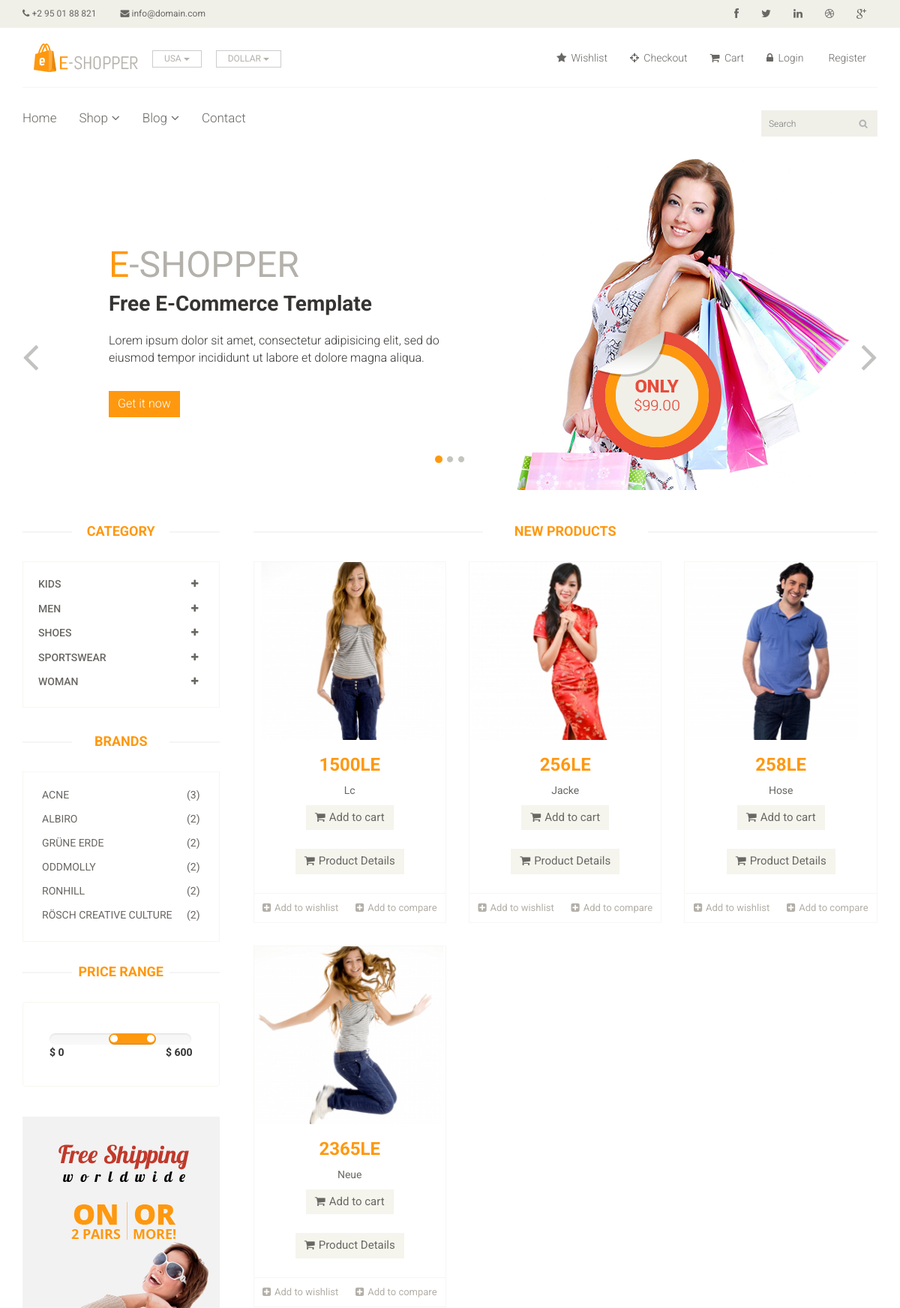
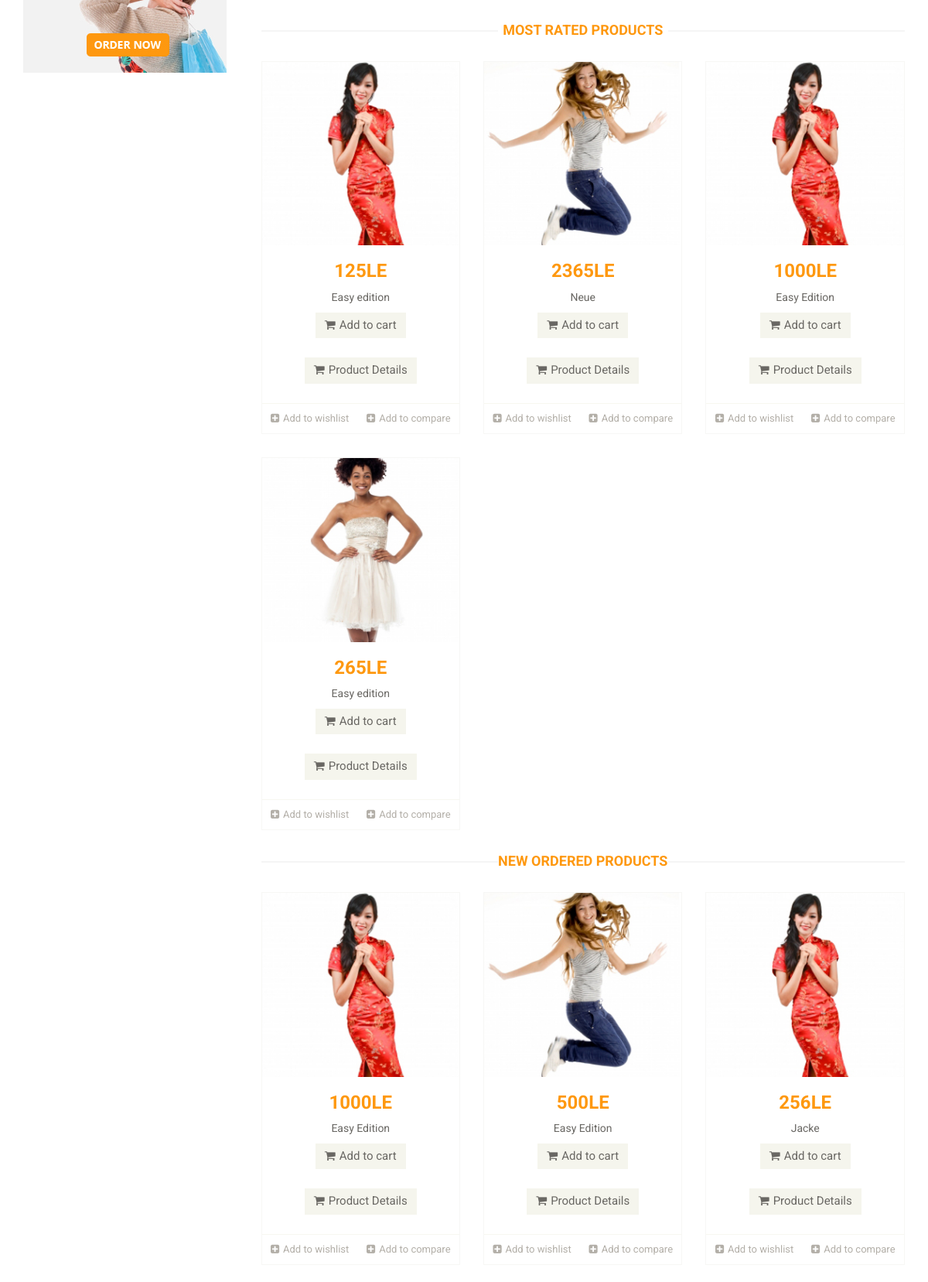
The page /views/index.php (upper part) on the database its author committed (2 pictures, top to bottom).
### tables this page shows
CREATE TABLE `categories` (
  `id` int(10) UNSIGNED NOT NULL,
  `name_en` varchar(50) NOT NULL,
  `name_ar` varchar(50) NOT NULL,
  `image` varchar(255) NOT NULL DEFAULT 'default.jpg',
  `status` tinyint(1) DEFAULT 0 COMMENT '0 is not active 1 activated',
  `created_at` timestamp NOT NULL DEFAULT current_timestamp(),
  `updated_at` timestamp NOT NULL DEFAULT current_timestamp() ON UPDATE current_timestamp()
);

CREATE TABLE `brands` (
  `id` int(10) UNSIGNED NOT NULL,
  `name_en` varchar(50) NOT NULL,
  `name_ar` varchar(50) DEFAULT NULL,
  `image` varchar(255) NOT NULL DEFAULT 'default.jpg',
  `status` tinyint(1) DEFAULT 1 COMMENT '0 is not available 1 exsts',
  `created_at` timestamp NOT NULL DEFAULT current_timestamp(),
  `updated_at` timestamp NOT NULL DEFAULT current_timestamp() ON UPDATE current_timestamp()
);

CREATE TABLE `products` (
  `id` int(10) UNSIGNED NOT NULL,
  `brand_id` int(10) UNSIGNED NOT NULL,
  `subcategory_id` int(10) UNSIGNED NOT NULL,
  `name_en` varchar(255) NOT NULL,
  `name_ar` varchar(255) NOT NULL,
  `cond` enum('new','ordinary') NOT NULL DEFAULT 'new',
  `price` decimal(10,0) NOT NULL,
  `amount` int(5) NOT NULL,
  `code` varchar(10) DEFAULT NULL,
  `view` int(10) NOT NULL DEFAULT 0,
  `image` varchar(100) NOT NULL DEFAULT 'deafult.jpg',
  `status` tinyint(1) NOT NULL DEFAULT 0 COMMENT '''0'' not available, ''1'' exists',
  `details_en` varchar(100) DEFAULT NULL,
  `details_ar` varchar(100) DEFAULT NULL,
  `created_at` timestamp NOT NULL DEFAULT current_timestamp(),
  `updated_at` timestamp NOT NULL DEFAULT current_timestamp() ON UPDATE current_timestamp()
);

### app/models/db/database.php (called while the page is built, shortened)
<?php
class database{
    private $dbname='e-commerce';
    private $hostname='localhost';
    private $user='root';
    private $password='';
    private $connect;
    function __construct(){
        $this->connect=new mysqli($this->hostname,$this->user,$this->password,$this->dbname);
    }
    public function runDQL($query){
        $res=$this->connect->query($query);
        if($res->num_rows >0)
        return $res;
        else return [];
    }
}
?>

### app/models/Category.php (called while the page is built, shortened)
<?php
include_once "db/database.php";
class Category extends database implements operations{
     public function select(){
        $query="select `id`,`name_en` from `categories` order by `name_en`";
        return ($this->runDQL($query));
     }
}
?>

### app/controllers/indexClass.php (called while the page is built, shortened)
<?php
include_once __DIR__."/../models/Product.php";
include_once __DIR__."/../models/Category.php";
class index extends sess{
    public static function  getCategories(){
        $category=new Category;
        $AllCategories=$category->select();
    }
    public static function getNewProducts(){
        $product=new Product;
        $products=$product->getRecent();
        if($products){
            return ($products->fetch_all(MYSQLI_ASSOC));
        }
        else return [];
    }
    public static function getMostRatedProducts(){
        $product=new Product;
        $products=$product->getRated();
        if($products){
            return ($products->fetch_all(MYSQLI_ASSOC));
        }
        else return [];
    }
    public static function getMostOrderedProducts(){
        $product=new Product;
        $products=$product->getOrdered();
        if($products){
            return ($products->fetch_all(MYSQLI_ASSOC));
        }
        else return [];
    }
}
?>

### app/controllers/ShopClass.php (called while the page is built, shortened)
<?php
include_once __DIR__."/../models/Category.php";
include_once __DIR__."/../models/Brand.php";
include_once __DIR__."/../models/Product.php";
class Shop extends sess {
        public static function getBrand(){
            $brand=new brand;
            $Allbrands=$brand->select();
            if($Allbrands){
               return ($Allbrands->fetch_all(MYSQLI_ASSOC));
            }
            else{
                return [] ;
            }
    }
}
?>

### app/models/Brand.php (called while the page is built, shortened)
<?php
include_once "db/database.php";
class Brand extends database implements operations{
     public function select(){
        $query="select count(`products`.`id`) AS `product_count`,
        `brands`.`name_en` AS `brand_name`,
        `brands`.`id` AS `brand_id`
        from `products` join `brands`
        on `products`.`brand_id` = `brands`.`id`
        group by  `brand_id`
        order by `brand_name`";
        return ($this->runDQL($query));
     }
}
?>

### app/models/Product.php (called while the page is built, shortened)
<?php
include_once "db/database.php";
class Product extends database implements operations{
    public function getRecent(){
        $query="SELECT * FROM `products` ORDER BY `products`.`created_at` DESC,`products`.`id` DESC LIMIT 4";
        return ($this->runDQL($query));
    }
    public function getRated(){
        $query="select `products`.`id` as `product_id`,
        `products`.`image`,
        `products`.`price`,
        `products`.`name_en`,
        count(`products`.`id`)as reviews_count,round(AVG(`reviews`.`value`))as reviews_value
        from `products`
        join `reviews` on
        `reviews`.`product_id`=`products`.`id`
        group by `products`.`id` order by reviews_count DESC,reviews_value DESC limit 4 ";
        return ($this->runDQL($query));
    }
    public function getOrdered(){
        $query="select `products`.`id` as product_id,`products`.`image`,`products`.`price` ,`products`.`name_en` ,COUNT(`products`.`id`) as order_count
        from `products` join `orders_products`
        on `orders_products`.`product_id`= `products`.`id`
        group by `products`.`id`
        order by order_count DESC,`products`.`id` Desc
        limit 4";
        return ($this->runDQL($query));
    }
}
?>

### views/index.php (the view, shortened to what this page needs)
<?php
include_once "layouts/header.php";
include_once "layouts/nav.php";
include_once "../app/controllers/ShopClass.php";
include_once "../app/controllers/indexClass.php";
?>
	<section id="slider">
		<div class="container">
			<div class="row">
				<div class="col-sm-12">
					<div id="slider-carousel" class="carousel slide" data-ride="carousel">
						<ol class="carousel-indicators">
							<li data-target="#slider-carousel" data-slide-to="0" class="active"></li>
							<li data-target="#slider-carousel" data-slide-to="1"></li>
							<li data-target="#slider-carousel" data-slide-to="2"></li>
						</ol>
						<div class="carousel-inner">
							<div class="item active">
								<div class="col-sm-6">
									<h1><span>E</span>-SHOPPER</h1>
									<h2>Free E-Commerce Template</h2>
									<p>Lorem ipsum dolor sit amet, consectetur adipisicing elit, sed do eiusmod tempor incididunt ut labore et dolore magna aliqua. </p>
									<button type="button" class="btn btn-default get">Get it now</button>
								</div>
								<div class="col-sm-6">
									<img src="../assests/images/home/girl1.jpg" class="girl img-responsive" alt="" />
									<img src="../assests/images/home/pricing.png"  class="pricing" alt="" />
								</div>
							</div>
						<a href="#slider-carousel" class="left control-carousel hidden-xs" data-slide="prev">
							<i class="fa fa-angle-left"></i>
						</a>
						<a href="#slider-carousel" class="right control-carousel hidden-xs" data-slide="next">
							<i class="fa fa-angle-right"></i>
						</a>
					</div>
				</div>
			</div>
		</div>
	</section>
	<section>
		<div class="container">
			<div class="row">
				<div class="col-sm-3">
				<div class="left-sidebar">
					<h2>Category</h2>
					<div class="panel-group category-products" id="accordian">
						<?php
						index::getCategories();
						if (isset($_SESSION['categories'])) {
							foreach ($_SESSION['categories'] as $key => $category) {
								?>
								<div class="panel panel-default">
									<div class="panel-heading">
										<h4 class="panel-title">
											<a data-toggle="collapse" data-parent="#accordian" href="#<?= $category['name_en'] ?>">
												<span class="badge pull-right"><i class="fa fa-plus"></i></span>
												<?= $category['name_en'] ?>
											</a>
										</h4>
									</div>
								</div>
							<?php  }
							}
								?>
					</div>
					<div class="brands_products">
						<h2>Brands</h2>
						<div class="brands-name">
							<ul class="nav nav-pills nav-stacked">
								<?php
								 $brands=Shop::getBrand();
								 if($brands){
									 foreach($brands as $key=>$brand){
										 ?>
								<li><a href="../routes/route.php?brand=<?=$brand['brand_id']?>"> <span class="pull-right">(<?=$brand['product_count']?>)</span><?=$brand['brand_name']?></a></li>
								 <?php } }
								 else {
								?>
								<li><a href=""> <span class="pull-right"></span>No Brands</a></li>
								<?php
								 }?>
							</ul>
						</div>
					</div>
					<div class="price-range">
						<h2>Price Range</h2>
						<div class="well">
							<input type="text" class="span2" value="" data-slider-min="0" data-slider-max="600" data-slider-step="5" data-slider-value="[250,450]" id="sl2"><br />
							<b>$ 0</b> <b class="pull-right">$ 600</b>
						</div>
					</div>
					<div class="shipping text-center">
						<img src="../assests/images/home/shipping.jpg" alt="" />
					</div>
				</div>
				</div>
				<div class="col-sm-9 padding-right">
					<div class="features_items">
						<h2 class="title text-center">New Products</h2>
						<?php
								$products=index:: getNewProducts();
					if($products){
						foreach($products as $key=>$product){
							?>
							<div class="col-sm-4">
						<div class="product-image-wrapper">
							<div class="single-products">
								<div class="productinfo text-center">
									<img src="../assests/images/shop/<?=$product['image']?>" alt=""/>
									<h2><?=$product['price']?>LE</h2>
									<p><?=$product['name_en']?></p>
									<a href="../routes/route.php?productId=<?=$product['id']?>/&user_id=<?=$_SESSION['user']->id?>" class="btn btn-default add-to-cart"><i class="fa fa-shopping-cart"></i>Add to cart</a>
									<a href="../routes/route.php?product_id=<?=$product['id']?>" class="btn btn-default add-to-cart"><i class="fa fa-shopping-cart"></i>Product Details</a>
								</div>
							</div>
							<div class="choose">
								<ul class="nav nav-pills nav-justified">
								<li><a href="../routes/route.php?wish=true&productId=<?=$product['id']?>/&user_id=<?=$_SESSION['user']->id?>"><i class="fa fa-plus-square"></i>Add to wishlist</a></li>
									<li><a href=""><i class="fa fa-plus-square"></i>Add to compare</a></li>
								</ul>
							</div>
						</div>
					</div>
							<?php
						}
					}
					else{
						?>
						<div class='text-center alert alert-info mb-3'>No Products</div>
						<?php
					}
					?>
					</div>
					<div class="features_items">
						<h2 class="title text-center">Most Rated Products</h2>
						<?php
						$products=index:: getMostRatedProducts();
					if($products){
						foreach($products as $key=>$product){
							?>
							<div class="col-sm-4">
						<div class="product-image-wrapper">
							<div class="single-products">
								<div class="productinfo text-center">
									<img src="../assests/images/shop/<?=$product['image']?>" alt=""/>
									<h2><?=$product['price']?>LE</h2>
									<p><?=$product['name_en']?></p>
									<a href="../routes/route.php?productId=<?=$product['product_id']?>/&user_id=<?=$_SESSION['user']->id?>" class="btn btn-default add-to-cart"><i class="fa fa-shopping-cart"></i>Add to cart</a>
									<a href="../routes/route.php?product_id=<?=$product['product_id']?>" class="btn btn-default add-to-cart"><i class="fa fa-shopping-cart"></i>Product Details</a>
								</div>
							</div>
							<div class="choose">
								<ul class="nav nav-pills nav-justified">
								<li><a href="../routes/route.php?wish=true&productId=<?=$product['product_id']?>/&user_id=<?=$_SESSION['user']->id?>"><i class="fa fa-plus-square"></i>Add to wishlist</a></li>
									<li><a href=""><i class="fa fa-plus-square"></i>Add to compare</a></li>
								</ul>
							</div>
						</div>
					</div>
							<?php
						}
					}
					else{
						?>
						<div class='text-center alert alert-info mb-3'>No Products</div>
						<?php
					}
					?>
					</div>
					<div class="features_items">
						<h2 class="title text-center">New Ordered Products</h2>
						<?php
						$products=index::getMostOrderedProducts();
					if($products){
						foreach($products as $key=>$product){
							?>
							<div class="col-sm-4">
						<div class="product-image-wrapper">
							<div class="single-products">
								<div class="productinfo text-center">
									<img src="../assests/images/shop/<?=$product['image']?>" alt=""/>
									<h2><?=$product['price']?>LE</h2>
									<p><?=$product['name_en']?></p>
									<a href="../routes/route.php?productId=<?=$product['product_id']?>/&user_id=<?=$_SESSION['user']->id?>" class="btn btn-default add-to-cart"><i class="fa fa-shopping-cart"></i>Add to cart</a>
									<a href="../routes/route.php?product_id=<?=$product['product_id']?>" class="btn btn-default add-to-cart"><i class="fa fa-shopping-cart"></i>Product Details</a>
								</div>
							</div>
							<div class="choose">
								<ul class="nav nav-pills nav-justified">
								<li><a href="../routes/route.php?wish=true&productId=<?=$product['product_id']?>/&user_id=<?=$_SESSION['user']->id?>"><i class="fa fa-plus-square"></i>Add to wishlist</a></li>
									<li><a href=""><i class="fa fa-plus-square"></i>Add to compare</a></li>
								</ul>
							</div>
						</div>
					</div>
							<?php
						}
					}
					else{
						?>
						<div class='text-center alert alert-info mb-3'>No Products</div>
						<?php
					}
					?>
					</div>
				</div>
			</div>
		</div>
	</section>
	<?php include_once "layouts/footer.php";
	include_once "layouts/foot.php";
	?>

### rows shown on the page
categories: name_en "KIDS"
categories: name_en "MEN"
categories: name_en "SHOES"
categories: name_en "SPORTSWEAR"
categories: name_en "WOMAN"
brands: product_count "3", name_en "ACNE"
brands: product_count "2", name_en "ALBIRO"
brands: product_count "2", name_en "GRÜNE ERDE"
brands: product_count "2", name_en "ODDMOLLY"
brands: product_count "2", name_en "RONHILL"
brands: product_count "2", name_en "RÖSCH CREATIVE CULTURE"
products: image (picture), price "1500", name_en "Lc"
products: image (picture), price "256", name_en "Jacke"
products: image (picture), price "258", name_en "Hose"
products: image (picture), price "2365", name_en "Neue"
products: image (picture), price "125", name_en "Easy edition"
products: image (picture), price "1000", name_en "Easy Edition"
products: image (picture), price "265", name_en "Easy edition"
products: image (picture), price "500", name_en "Easy Edition"
